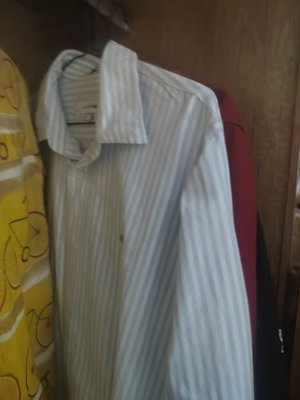
#> input picture user_data/images/garment_021c5777731d.jpg, 300 x 400 px; its folder holds only this picture in this run
$ python -i image_processor.py   (imports and definitions only)
#> lines starting #> are read from the running program, lines starting #| are printed output that depends on the picture; after the words box and inside, x2 and y2 are one past the last pixel; in counts of white or black regions, pixels touching at a corner belong together
"""
image_processor.py — FitChecker Image Handling
===============================================
PURPOSE:
  Validate, resize, correct orientation, and extract colors from uploaded
  garment photos.  Saves processed images locally with unique filenames.

FEATURES:
  1. File validation (type, size)
  2. EXIF orientation correction (so phone photos aren't rotated)
  3. Resizing to a standard thumbnail size
  4. Dominant color extraction using K-Means clustering

ALGORITHM — Color Extraction:
  We use K-Means clustering on the pixel colors of the image.
  K-Means groups similar colors together. The center of each group
  (the "centroid") represents a dominant color.
  We run it with K = NUM_DOMINANT_COLORS (default 3).

BEGINNER NOTE:
  K-Means is an unsupervised machine learning algorithm.
  Here we use it practically: find the 3 most prominent colors in a photo.
"""

import sys, os
sys.path.insert(0, os.path.dirname(os.path.dirname(os.path.abspath(__file__))))

import uuid
from pathlib import Path
from typing import Optional

import numpy as np
from PIL import Image, ImageOps, ExifTags

from config.settings import (
    MAX_IMAGE_SIZE_MB, ALLOWED_IMAGE_TYPES,
    THUMBNAIL_SIZE, NUM_DOMINANT_COLORS, IMAGES_DIR
)
from src.color_compatibility import COLOR_RGB


# ─────────────────────────────────────────────
# VALIDATION
# ─────────────────────────────────────────────

# [67 lines left out: functions validate_image_file, validate_image_bytes, fix_orientation, resize_image, not called in this run]


# ─────────────────────────────────────────────
# BACKGROUND REMOVAL (Clean E-Commerce Cutout)
# ─────────────────────────────────────────────

def remove_background(image_input, margin_pct: float = 0.04, iter_count: int = 5) -> Image.Image:
    """
    Remove background from garment photo to produce an editorial studio cutout.
    Uses high-speed smart-mask GrabCut with geometric boundary rejection
    (clearing floor tiles, room walls, and hangers), central connected-component
    isolation, and anti-aliased Gaussian feathering.
    Executes in under 1.5 seconds with zero external network downloads.
    """
#> called with margin_pct = 0.04, iter_count = 5
    import cv2
    import io

    if isinstance(image_input, (bytes, bytearray)):
        try:
            pil_decoded = Image.open(io.BytesIO(image_input))
            pil_decoded = fix_orientation(pil_decoded)
            if pil_decoded.mode != "RGB":
                pil_decoded = pil_decoded.convert("RGB")
            img = cv2.cvtColor(np.array(pil_decoded), cv2.COLOR_RGB2BGR)
        except Exception:
            nparr = np.frombuffer(image_input, np.uint8)
            img = cv2.imdecode(nparr, cv2.IMREAD_COLOR)
    elif isinstance(image_input, str):
        img = cv2.imread(str(image_input))
#> img is the input picture: shape (400, 300, 3); mean B, G, R 79, 90.7, 97.1
    elif isinstance(image_input, Image.Image):
        rgb_img = image_input.convert("RGB")
        img = cv2.cvtColor(np.array(rgb_img), cv2.COLOR_RGB2BGR)
    elif isinstance(image_input, np.ndarray):
        img = image_input.copy()
    else:
        raise ValueError("Unsupported image input type")

    if img is None or img.size == 0:
        raise ValueError("Could not decode image")

    orig_h, orig_w = img.shape[:2]
#> orig_h = 400; orig_w = 300

    # Handle edge case: tiny or uniform image
    if orig_h < 15 or orig_w < 15 or np.std(img) < 2.0:
        b, g, r = cv2.split(img)
        alpha = np.full((orig_h, orig_w), 255, dtype=np.uint8)
        rgba = cv2.merge([r, g, b, alpha])
        return Image.fromarray(rgba, mode="RGBA")

    # Downscale for segmentation to guarantee fast processing and prevent memory limits
    max_dim = 650
    scale = 1.0
    if max(orig_h, orig_w) > max_dim:
        scale = max_dim / max(orig_h, orig_w)
        proc_w = int(orig_w * scale)
        proc_h = int(orig_h * scale)
        proc_img = cv2.resize(img, (proc_w, proc_h), interpolation=cv2.INTER_AREA)
    else:
        proc_img = img.copy()
        proc_h, proc_w = orig_h, orig_w
#> proc_h = 400; proc_w = 300

    try:
        # Robust Garment Bounding Box initialization:
        # Sample border margins for true background GMM modeling
        bx = max(3, int(proc_w * 0.035))
#> bx = 10
        by = max(3, int(proc_h * 0.025))
#> by = 10
        rect = (bx, by, max(10, proc_w - 2 * bx), max(10, proc_h - 2 * by))
#> rect = (10, 10, 280, 380)

        mask = np.zeros((proc_h, proc_w), np.uint8)
        bgd_model = np.zeros((1, 65), np.float64)
        fgd_model = np.zeros((1, 65), np.float64)

        # Multi-modal GMM Graph-Cut optimization with bounding frame
        cv2.grabCut(proc_img, mask, rect, bgd_model, fgd_model, max(iter_count, 6), cv2.GC_INIT_WITH_RECT)

        # Clear blue / bright plastic hanger hook in upper 25%
        hsv = cv2.cvtColor(proc_img, cv2.COLOR_BGR2HSV)
#> hsv: shape (400, 300, 3); mean H, S, V 50.6, 77.8, 101.8
        blue_hanger = cv2.inRange(hsv, (90, 45, 45), (135, 255, 255))
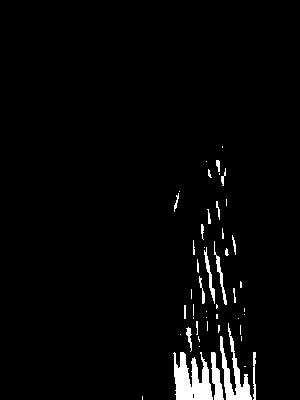
#> blue_hanger: shape (400, 300); 3% white; 49 white regions (28 under 20 px), largest, box (x1, y1, x2, y2) and area: (173, 352, 213, 400) 1246, (220, 323, 252, 400) 831, (211, 352, 224, 400) 330
        blue_hanger[int(proc_h * 0.25):, :] = 0
#> blue_hanger: shape (400, 300); 2.95% of pixels changed, all inside (x1, y1, x2, y2) = (142, 146, 256, 400)
        mask[blue_hanger > 0] = cv2.GC_BGD

        fg = np.where((mask == cv2.GC_FGD) | (mask == cv2.GC_PR_FGD), 255, 0).astype(np.uint8)

        # Connected Component Analysis — retain the primary scanned garment
        num_labels, labels, stats, centroids = cv2.connectedComponentsWithStats(fg)
        best_lbl = 0
        max_area = 0
        for lbl in range(1, num_labels):
            area = stats[lbl, cv2.CC_STAT_AREA]
            if area > max_area:
                max_area = area
                best_lbl = lbl

        clean_fg = np.zeros_like(fg)
        if best_lbl > 0 and max_area > (proc_h * proc_w * 0.05):
            clean_fg[labels == best_lbl] = 255
        else:
            clean_fg = fg

        # Inter-Leg / Crotch Cavity Clearance (for trousers & shorts)
        ext_cnts, _ = cv2.findContours(clean_fg.copy(), cv2.RETR_EXTERNAL, cv2.CHAIN_APPROX_SIMPLE)
        if ext_cnts:
            main_cnt = max(ext_cnts, key=cv2.contourArea)
            hull = cv2.convexHull(main_cnt, returnPoints=False)
            if len(hull) > 3:
                defects = cv2.convexityDefects(main_cnt, hull)
                if defects is not None:
                    best_defect = None
                    max_depth = 0
                    for d_idx in range(len(defects)):
                        s, e, f, depth_raw = defects[d_idx, 0]
                        start = tuple(main_cnt[s][0])
                        end = tuple(main_cnt[e][0])
                        far = tuple(main_cnt[f][0])
                        depth = depth_raw / 256.0
                        # Inter-leg cavity starts in lower half and extends upward into the crotch
                        if start[1] > proc_h * 0.40 and end[1] > proc_h * 0.40 and far[1] < min(start[1], end[1]) and depth > (proc_h * 0.08):
                            if depth > max_depth:
                                max_depth = depth
                                best_defect = (start, end, far)
#> after the loop, max_depth = 0

                    if best_defect:
                        start, end, far = best_defect
                        cavity_pts = np.array([
                            far,
                            start,
                            [start[0], proc_h],
                            [end[0], proc_h],
                            end
                        ], dtype=np.int32)
                        cv2.fillPoly(clean_fg, [cavity_pts], 0)

        # Scale mask back to original image dimensions if downscaled
        if scale != 1.0:
            final_mask = cv2.resize(clean_fg, (orig_w, orig_h), interpolation=cv2.INTER_LINEAR)
        else:
            final_mask = clean_fg

        # Smooth anti-aliased edge feathering
        alpha = cv2.GaussianBlur(final_mask, (5, 5), 0)

    except Exception:
        # Fallback to standard rectangular margin if unexpected error occurs
        alpha = np.zeros((orig_h, orig_w), dtype=np.uint8)
        bx = max(int(orig_w * 0.08), 3)
        by = max(int(orig_h * 0.08), 3)
        alpha[by:-by, bx:-bx] = 255
        alpha = cv2.GaussianBlur(alpha, (5, 5), 0)

    # ── Pure White Background Composite ──
    # Guarantee background pixels are converted directly to pure white (255, 255, 255)
    # Eliminates all room, floor, bed, and wall pixels even if alpha is flattened
    alpha_norm = (alpha.astype(np.float32) / 255.0)[:, :, np.newaxis]
    b, g, r = cv2.split(img)
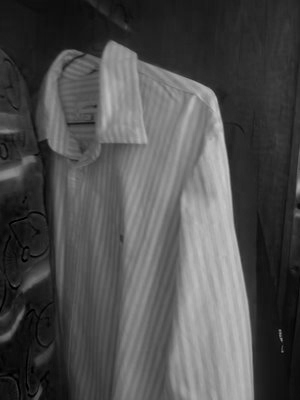
#> b: shape (400, 300); min 0, max 205, mean 79
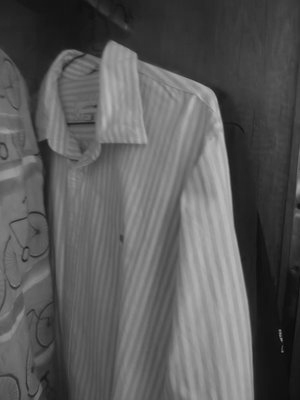
#> g: shape (400, 300); min 6, max 190, mean 90.7
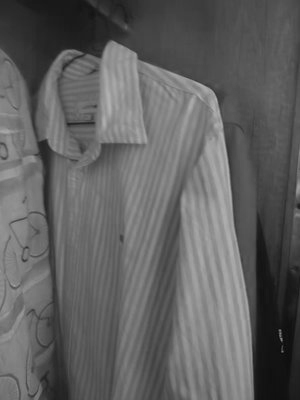
#> r: shape (400, 300); min 7, max 180, mean 97.1
    rgb_orig = np.dstack([r, g, b]).astype(np.float32)
    white_bg = np.full_like(rgb_orig, 255.0)

    blended_rgb = (rgb_orig * alpha_norm + white_bg * (1.0 - alpha_norm)).astype(np.uint8)
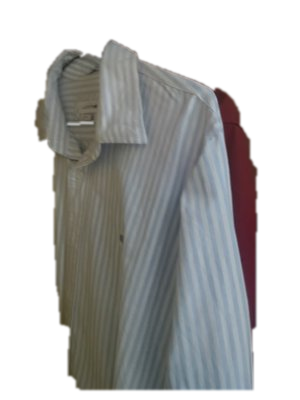
#> blended_rgb: shape (400, 300, 3); mean R, G, B 181.3, 181.9, 181.4
    pure_white_rgba = np.dstack([blended_rgb, alpha])
    return Image.fromarray(pure_white_rgba, mode="RGBA")


# ─────────────────────────────────────────────
# SAVE IMAGE
# ─────────────────────────────────────────────

# [203 lines left out: functions save_garment_image, extract_dominant_colors, _nearest_named_color, get_image_info, convert_existing_wardrobe_cutouts, not called in this run]

>>> result = remove_background('../user_data/images/garment_021c5777731d.jpg')

$ run again, on user_data/images/garment_684e51d6518b.jpg
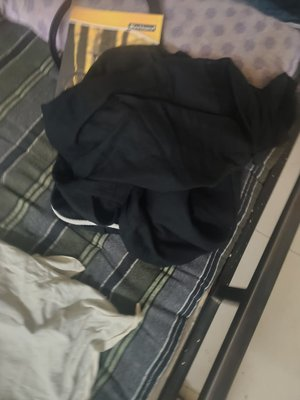
#> input picture user_data/images/garment_684e51d6518b.jpg, 300 x 400 px
#> in remove_background, img is the input picture: shape (400, 300, 3); mean B, G, R 82.2, 88.7, 91.4
#> hsv: shape (400, 300, 3); mean H, S, V 49.6, 32, 93.4
#> in remove_background, `blue_hanger = cv2.inRange(hsv, (90, 45, 45), (135, 255, 255))`:
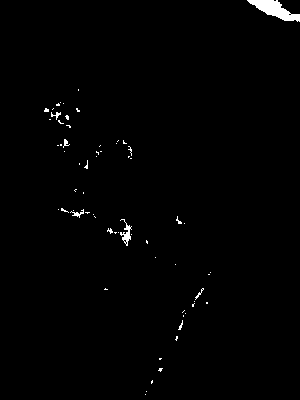
#> blue_hanger: shape (400, 300); 0.92% white; 65 white regions (58 under 20 px), largest, box (x1, y1, x2, y2) and area: (247, 0, 300, 22) 541, (120, 219, 132, 246) 122, (70, 209, 84, 218) 43
#> clean_fg: shape (400, 300); 35.9% white; 2 white regions (1 under 20 px), largest, box (x1, y1, x2, y2) and area: (38, 10, 290, 287) 43123
#> in remove_background, `blended_rgb = (rgb_orig * alpha_norm + white_bg * (1.0 - alpha_norm))...`:
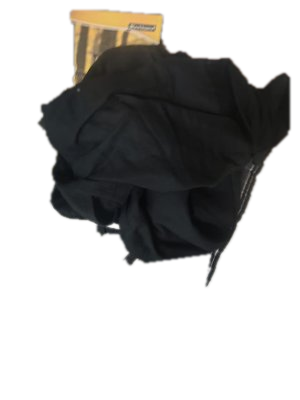
#> blended_rgb: shape (400, 300, 3); mean R, G, B 179.7, 179, 177.7
